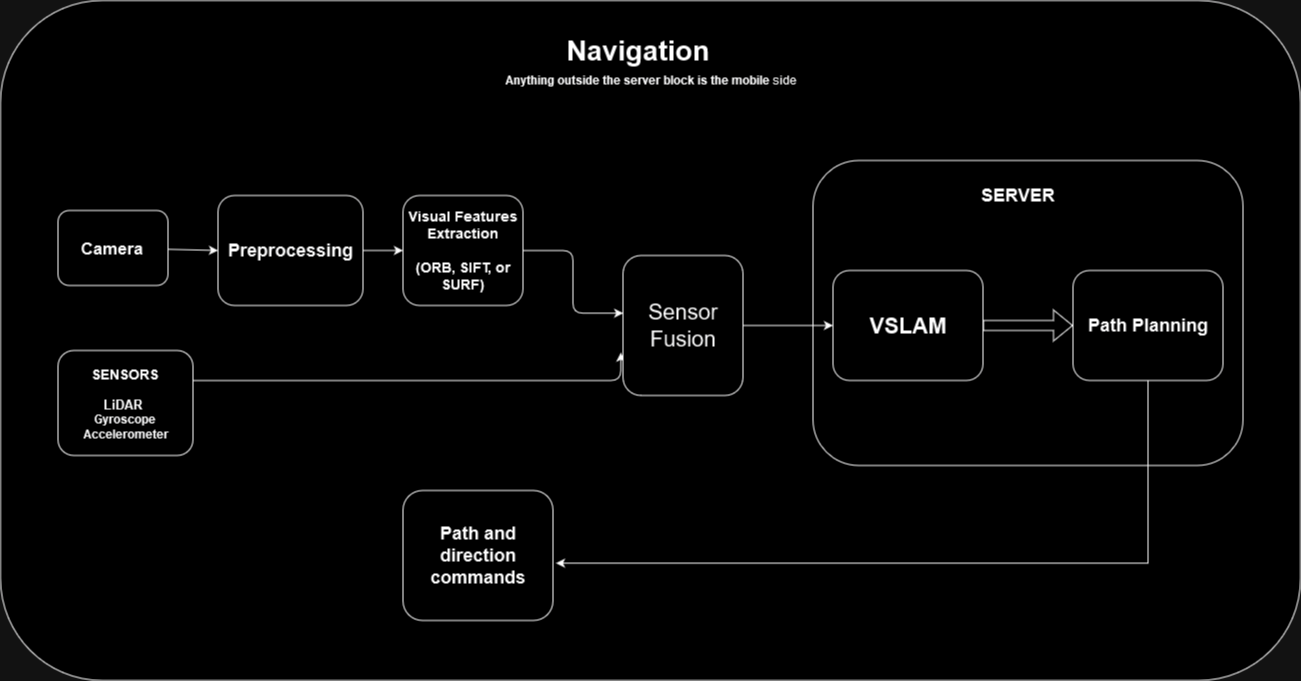
#> input picture First_Semester/graduationProject/SystemArchitecture/NavigationArchitecture.png, 1301 x 681 px
$ jupyter execute convertToLight.ipynb
#> lines starting #> are read from the running program, lines starting #| are printed output that depends on the picture; after the words box and inside, x2 and y2 are one past the last pixel; in counts of white or black regions, pixels touching at a corner belong together
[cell 1]
import numpy as np
import cv2
img = cv2.imread('NavigationArchitecture.png', cv2.IMREAD_GRAYSCALE)
#> img: shape (681, 1301); min 0, max 255, mean 5.8

def convertBlackWhite(image):
    invertedImage = [[1 if pixel == 0 else 0 for pixel in row] for row in image]
#> invertedImage = 681 items
    return np.array(invertedImage, dtype=np.float64)
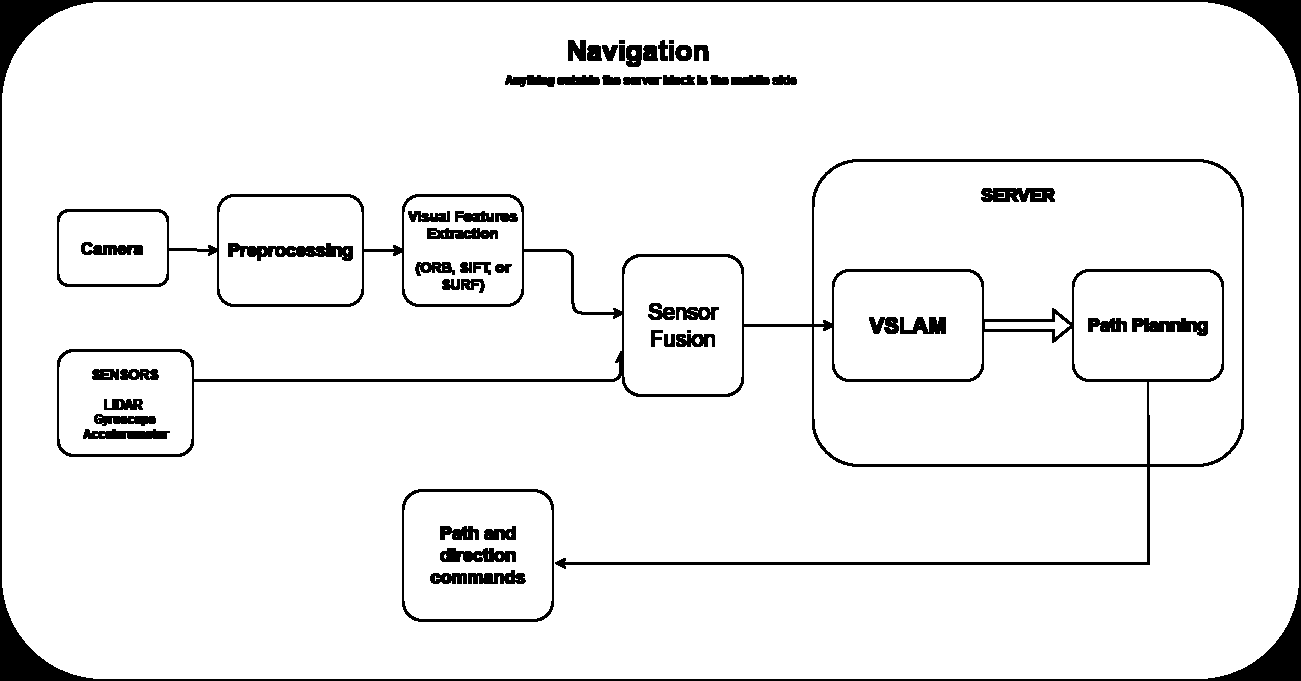
#> returned value: shape (681, 1301) float64; values 0 (black) and 1 (white), 94% white; 57 black regions (1 under 20 px), largest, box (x1, y1, x2, y2) and area: (57, 159, 1244, 569) 17958, (0, 0, 1301, 681) 16696, (402, 489, 554, 622) 1428
img = convertBlackWhite(img)
cv2.imshow('PNG Image', img)
cv2.waitKey(0)
cv2.destroyAllWindows()
cv2.imwrite('NavigationArchitectureWhite.png', img)
#> Out = True

[cell 2]
img = cv2.imread('VSLAMArchitecture.png', cv2.IMREAD_GRAYSCALE)
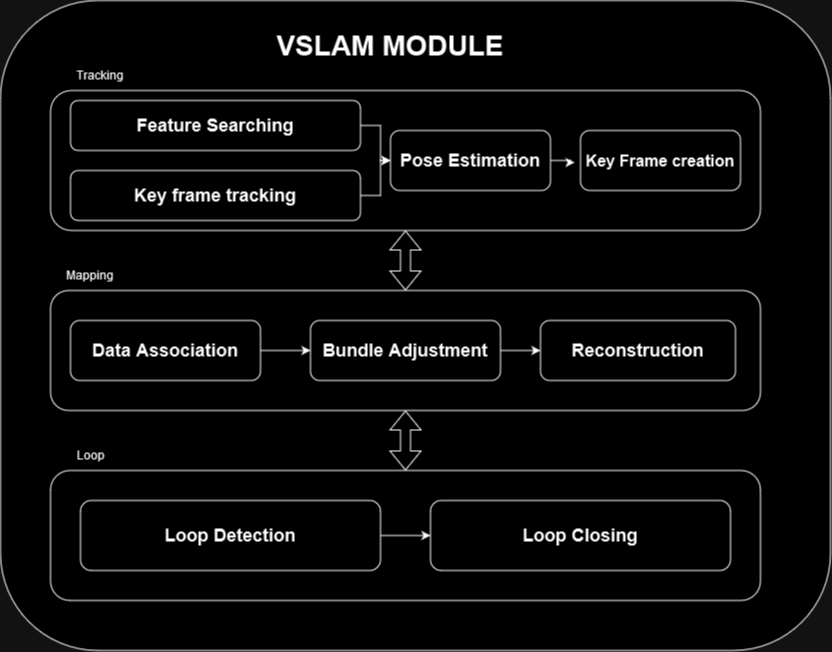
#> input picture First_Semester/graduationProject/SystemArchitecture/VSLAMArchitecture.png, 832 x 652 px
#> img: shape (652, 832); min 0, max 255, mean 11.1

def convertBlackWhite(image):
    invertedImage = [[1 if pixel == 0 else 0 for pixel in row] for row in image]
#> invertedImage = 652 items
    return np.array(invertedImage, dtype=np.float64)
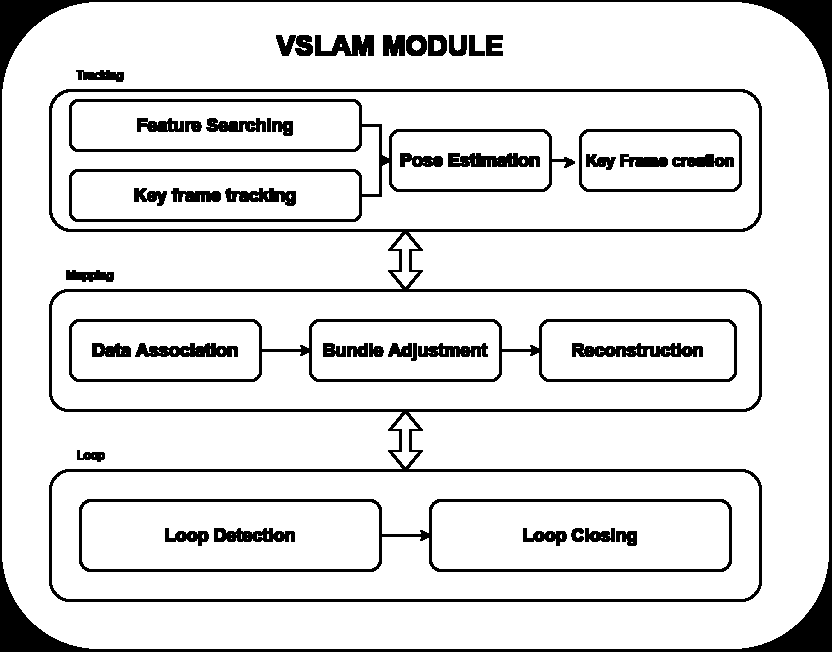
#> returned value: shape (652, 832) float64; values 0 (black) and 1 (white), 88.1% white; 45 black regions, largest, box (x1, y1, x2, y2) and area: (49, 89, 762, 602) 15948, (0, 0, 832, 652) 15419, (69, 99, 575, 222) 5794
img = convertBlackWhite(img)
cv2.imshow('PNG Image', img)
cv2.waitKey(0)
cv2.destroyAllWindows()
cv2.imwrite('VSLAMArchitectureWhite.png', img)
#> Out = True
